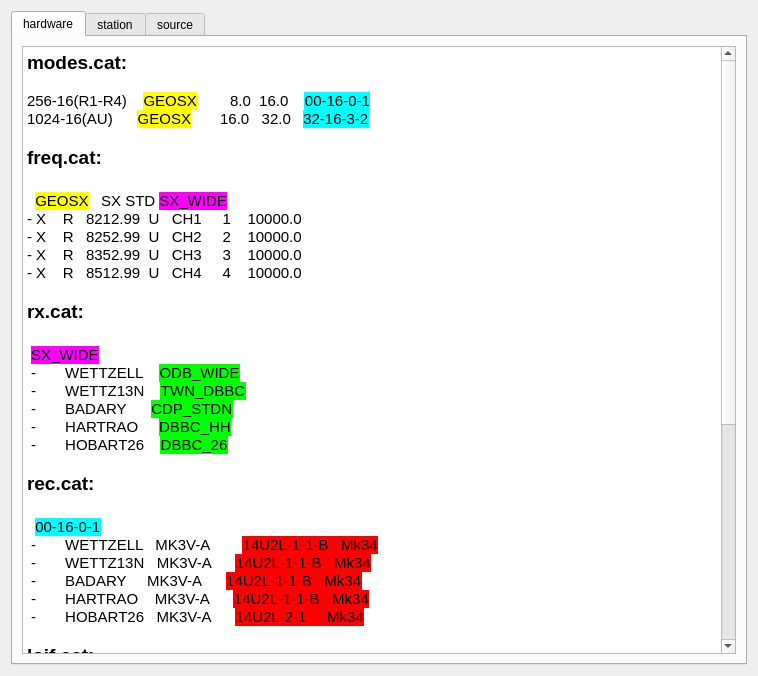
<?xml version="1.0" encoding="UTF-8"?>
<ui version="4.0">
 <class>SkedCatalogInfo</class>
 <widget class="QDialog" name="SkedCatalogInfo">
  <property name="geometry">
   <rect>
    <x>0</x>
    <y>0</y>
    <width>758</width>
    <height>676</height>
   </rect>
  </property>
  <property name="windowTitle">
   <string>Dialog</string>
  </property>
  <layout class="QVBoxLayout" name="verticalLayout_4">
   <item>
    <widget class="QTabWidget" name="tabWidget">
     <property name="currentIndex">
      <number>0</number>
     </property>
     <widget class="QWidget" name="tab">
      <attribute name="title">
       <string>hardware</string>
      </attribute>
      <layout class="QVBoxLayout" name="verticalLayout">
       <item>
        <widget class="QTextEdit" name="textEdit_2">
         <property name="styleSheet">
          <string notr="true"/>
         </property>
         <property name="readOnly">
          <bool>true</bool>
         </property>
         <property name="html">
          <string>&lt;!DOCTYPE HTML PUBLIC &quot;-//W3C//DTD HTML 4.0//EN&quot; &quot;http://www.w3.org/TR/REC-html40/strict.dtd&quot;&gt;
&lt;html&gt;&lt;head&gt;&lt;meta name=&quot;qrichtext&quot; content=&quot;1&quot; /&gt;&lt;style type=&quot;text/css&quot;&gt;
p, li { white-space: pre-wrap; }
&lt;/style&gt;&lt;/head&gt;&lt;body style=&quot; font-family:'Ubuntu'; font-size:11pt; font-weight:400; font-style:normal;&quot;&gt;
&lt;p style=&quot; margin-top:0px; margin-bottom:0px; margin-left:0px; margin-right:0px; -qt-block-indent:0; text-indent:0px;&quot;&gt;&lt;span style=&quot; font-size:14pt; font-weight:600;&quot;&gt;modes.cat:&lt;/span&gt;&lt;/p&gt;
&lt;p style=&quot;-qt-paragraph-type:empty; margin-top:0px; margin-bottom:0px; margin-left:0px; margin-right:0px; -qt-block-indent:0; text-indent:0px;&quot;&gt;&lt;br /&gt;&lt;/p&gt;
&lt;p style=&quot; margin-top:0px; margin-bottom:0px; margin-left:0px; margin-right:0px; -qt-block-indent:0; text-indent:0px;&quot;&gt;256-16(R1-R4)    &lt;span style=&quot; background-color:#ffff00;&quot;&gt;GEOSX&lt;/span&gt;        8.0  16.0    &lt;span style=&quot; background-color:#00ffff;&quot;&gt;00-16-0-1&lt;/span&gt;       &lt;/p&gt;
&lt;p style=&quot; margin-top:0px; margin-bottom:0px; margin-left:0px; margin-right:0px; -qt-block-indent:0; text-indent:0px;&quot;&gt;1024-16(AU)      &lt;span style=&quot; background-color:#ffff00;&quot;&gt;GEOSX&lt;/span&gt;       16.0   32.0   &lt;span style=&quot; background-color:#00ffff;&quot;&gt;32-16-3-2&lt;/span&gt;&lt;/p&gt;
&lt;p style=&quot;-qt-paragraph-type:empty; margin-top:0px; margin-bottom:0px; margin-left:0px; margin-right:0px; -qt-block-indent:0; text-indent:0px;&quot;&gt;&lt;br /&gt;&lt;/p&gt;
&lt;p style=&quot; margin-top:0px; margin-bottom:0px; margin-left:0px; margin-right:0px; -qt-block-indent:0; text-indent:0px;&quot;&gt;&lt;span style=&quot; font-size:14pt; font-weight:600;&quot;&gt;freq.cat:&lt;/span&gt;&lt;/p&gt;
&lt;p style=&quot;-qt-paragraph-type:empty; margin-top:0px; margin-bottom:0px; margin-left:0px; margin-right:0px; -qt-block-indent:0; text-indent:0px; font-size:14pt; font-weight:600;&quot;&gt;&lt;br /&gt;&lt;/p&gt;
&lt;p style=&quot; margin-top:0px; margin-bottom:0px; margin-left:0px; margin-right:0px; -qt-block-indent:0; text-indent:0px;&quot;&gt;  &lt;span style=&quot; background-color:#ffff00;&quot;&gt;GEOSX&lt;/span&gt;   SX STD &lt;span style=&quot; background-color:#ff00ff;&quot;&gt;SX_WIDE&lt;/span&gt;&lt;/p&gt;
&lt;p style=&quot; margin-top:0px; margin-bottom:0px; margin-left:0px; margin-right:0px; -qt-block-indent:0; text-indent:0px;&quot;&gt;- X    R   8212.99  U   CH1     1    10000.0&lt;/p&gt;
&lt;p style=&quot; margin-top:0px; margin-bottom:0px; margin-left:0px; margin-right:0px; -qt-block-indent:0; text-indent:0px;&quot;&gt;- X    R   8252.99  U   CH2     2    10000.0&lt;/p&gt;
&lt;p style=&quot; margin-top:0px; margin-bottom:0px; margin-left:0px; margin-right:0px; -qt-block-indent:0; text-indent:0px;&quot;&gt;- X    R   8352.99  U   CH3     3    10000.0&lt;/p&gt;
&lt;p style=&quot; margin-top:0px; margin-bottom:0px; margin-left:0px; margin-right:0px; -qt-block-indent:0; text-indent:0px;&quot;&gt;- X    R   8512.99  U   CH4     4    10000.0&lt;/p&gt;
&lt;p style=&quot;-qt-paragraph-type:empty; margin-top:0px; margin-bottom:0px; margin-left:0px; margin-right:0px; -qt-block-indent:0; text-indent:0px;&quot;&gt;&lt;br /&gt;&lt;/p&gt;
&lt;p style=&quot; margin-top:0px; margin-bottom:0px; margin-left:0px; margin-right:0px; -qt-block-indent:0; text-indent:0px;&quot;&gt;&lt;span style=&quot; font-size:14pt; font-weight:600;&quot;&gt;rx.cat:&lt;/span&gt;&lt;/p&gt;
&lt;p style=&quot;-qt-paragraph-type:empty; margin-top:0px; margin-bottom:0px; margin-left:0px; margin-right:0px; -qt-block-indent:0; text-indent:0px; font-size:14pt; font-weight:600;&quot;&gt;&lt;br /&gt;&lt;/p&gt;
&lt;p style=&quot; margin-top:0px; margin-bottom:0px; margin-left:0px; margin-right:0px; -qt-block-indent:0; text-indent:0px;&quot;&gt; &lt;span style=&quot; background-color:#ff00ff;&quot;&gt;SX_WIDE&lt;/span&gt;&lt;/p&gt;
&lt;p style=&quot; margin-top:0px; margin-bottom:0px; margin-left:0px; margin-right:0px; -qt-block-indent:0; text-indent:0px;&quot;&gt; -       WETTZELL    &lt;span style=&quot; background-color:#00ff00;&quot;&gt;ODB_WIDE&lt;/span&gt;&lt;/p&gt;
&lt;p style=&quot; margin-top:0px; margin-bottom:0px; margin-left:0px; margin-right:0px; -qt-block-indent:0; text-indent:0px;&quot;&gt; -       WETTZ13N    &lt;span style=&quot; background-color:#00ff00;&quot;&gt;TWN_DBBC&lt;/span&gt;&lt;/p&gt;
&lt;p style=&quot; margin-top:0px; margin-bottom:0px; margin-left:0px; margin-right:0px; -qt-block-indent:0; text-indent:0px;&quot;&gt; -       BADARY      &lt;span style=&quot; background-color:#00ff00;&quot;&gt;CDP_STDN&lt;/span&gt;&lt;/p&gt;
&lt;p style=&quot; margin-top:0px; margin-bottom:0px; margin-left:0px; margin-right:0px; -qt-block-indent:0; text-indent:0px;&quot;&gt; -       HARTRAO     &lt;span style=&quot; background-color:#00ff00;&quot;&gt;DBBC_HH&lt;/span&gt;&lt;/p&gt;
&lt;p style=&quot; margin-top:0px; margin-bottom:0px; margin-left:0px; margin-right:0px; -qt-block-indent:0; text-indent:0px;&quot;&gt; -       HOBART26    &lt;span style=&quot; background-color:#00ff00;&quot;&gt;DBBC_26&lt;/span&gt;&lt;/p&gt;
&lt;p style=&quot;-qt-paragraph-type:empty; margin-top:0px; margin-bottom:0px; margin-left:0px; margin-right:0px; -qt-block-indent:0; text-indent:0px;&quot;&gt;&lt;br /&gt;&lt;/p&gt;
&lt;p style=&quot; margin-top:0px; margin-bottom:0px; margin-left:0px; margin-right:0px; -qt-block-indent:0; text-indent:0px;&quot;&gt;&lt;span style=&quot; font-size:14pt; font-weight:600;&quot;&gt;rec.cat:&lt;/span&gt;&lt;/p&gt;
&lt;p style=&quot;-qt-paragraph-type:empty; margin-top:0px; margin-bottom:0px; margin-left:0px; margin-right:0px; -qt-block-indent:0; text-indent:0px; font-size:14pt; font-weight:600;&quot;&gt;&lt;br /&gt;&lt;/p&gt;
&lt;p style=&quot; margin-top:0px; margin-bottom:0px; margin-left:0px; margin-right:0px; -qt-block-indent:0; text-indent:0px;&quot;&gt;&lt;span style=&quot; font-weight:600;&quot;&gt; &lt;/span&gt; &lt;span style=&quot; background-color:#00ffff;&quot;&gt;00-16-0-1&lt;/span&gt;&lt;/p&gt;
&lt;p style=&quot; margin-top:0px; margin-bottom:0px; margin-left:0px; margin-right:0px; -qt-block-indent:0; text-indent:0px;&quot;&gt; -       WETTZELL   MK3V-A        &lt;span style=&quot; background-color:#ff0000;&quot;&gt;14U2L-1-1-B   Mk34&lt;/span&gt;  &lt;/p&gt;
&lt;p style=&quot; margin-top:0px; margin-bottom:0px; margin-left:0px; margin-right:0px; -qt-block-indent:0; text-indent:0px;&quot;&gt; -       WETTZ13N   MK3V-A      &lt;span style=&quot; background-color:#ff0000;&quot;&gt;14U2L-1-1-B   Mk34&lt;/span&gt;  &lt;/p&gt;
&lt;p style=&quot; margin-top:0px; margin-bottom:0px; margin-left:0px; margin-right:0px; -qt-block-indent:0; text-indent:0px;&quot;&gt; -       BADARY     MK3V-A      &lt;span style=&quot; background-color:#ff0000;&quot;&gt;14U2L-1-1-B   Mk34&lt;/span&gt;  &lt;/p&gt;
&lt;p style=&quot; margin-top:0px; margin-bottom:0px; margin-left:0px; margin-right:0px; -qt-block-indent:0; text-indent:0px;&quot;&gt; -       HARTRAO    MK3V-A      &lt;span style=&quot; background-color:#ff0000;&quot;&gt;14U2L-1-1-B   Mk34&lt;/span&gt;  &lt;/p&gt;
&lt;p style=&quot; margin-top:0px; margin-bottom:0px; margin-left:0px; margin-right:0px; -qt-block-indent:0; text-indent:0px;&quot;&gt; -       HOBART26   MK3V-A      &lt;span style=&quot; background-color:#ff0000;&quot;&gt;14U2L-2-1     Mk34&lt;/span&gt;&lt;/p&gt;
&lt;p style=&quot;-qt-paragraph-type:empty; margin-top:0px; margin-bottom:0px; margin-left:0px; margin-right:0px; -qt-block-indent:0; text-indent:0px;&quot;&gt;&lt;br /&gt;&lt;/p&gt;
&lt;p style=&quot; margin-top:0px; margin-bottom:0px; margin-left:0px; margin-right:0px; -qt-block-indent:0; text-indent:0px;&quot;&gt;&lt;span style=&quot; font-size:14pt; font-weight:600;&quot;&gt;loif.cat:&lt;/span&gt;&lt;/p&gt;
&lt;p style=&quot;-qt-paragraph-type:empty; margin-top:0px; margin-bottom:0px; margin-left:0px; margin-right:0px; -qt-block-indent:0; text-indent:0px; font-size:14pt; font-weight:600;&quot;&gt;&lt;br /&gt;&lt;/p&gt;
&lt;p style=&quot; margin-top:0px; margin-bottom:0px; margin-left:0px; margin-right:0px; -qt-block-indent:0; text-indent:0px;&quot;&gt;  &lt;span style=&quot; background-color:#00ff00;&quot;&gt;TWN_DBBC&lt;/span&gt;&lt;/p&gt;
&lt;p style=&quot; margin-top:0px; margin-bottom:0px; margin-left:0px; margin-right:0px; -qt-block-indent:0; text-indent:0px;&quot;&gt; -   1  A1    X   7580  U&lt;/p&gt;
&lt;p style=&quot; margin-top:0px; margin-bottom:0px; margin-left:0px; margin-right:0px; -qt-block-indent:0; text-indent:0px;&quot;&gt; -   2  A1    X   7580  U&lt;/p&gt;
&lt;p style=&quot; margin-top:0px; margin-bottom:0px; margin-left:0px; margin-right:0px; -qt-block-indent:0; text-indent:0px;&quot;&gt; -   3  A1    X   7580  U&lt;/p&gt;
&lt;p style=&quot; margin-top:0px; margin-bottom:0px; margin-left:0px; margin-right:0px; -qt-block-indent:0; text-indent:0px;&quot;&gt; -   4  A1    X   7580  U&lt;/p&gt;
&lt;p style=&quot; margin-top:0px; margin-bottom:0px; margin-left:0px; margin-right:0px; -qt-block-indent:0; text-indent:0px;&quot;&gt; -   5  B1    X   7580  U&lt;/p&gt;
&lt;p style=&quot; margin-top:0px; margin-bottom:0px; margin-left:0px; margin-right:0px; -qt-block-indent:0; text-indent:0px;&quot;&gt; -   6  B1    X   7580  U&lt;/p&gt;
&lt;p style=&quot;-qt-paragraph-type:empty; margin-top:0px; margin-bottom:0px; margin-left:0px; margin-right:0px; -qt-block-indent:0; text-indent:0px;&quot;&gt;&lt;br /&gt;&lt;/p&gt;
&lt;p style=&quot; margin-top:0px; margin-bottom:0px; margin-left:0px; margin-right:0px; -qt-block-indent:0; text-indent:0px;&quot;&gt;&lt;span style=&quot; font-size:14pt; font-weight:600;&quot;&gt;tracks.cat:&lt;/span&gt;&lt;/p&gt;
&lt;p style=&quot;-qt-paragraph-type:empty; margin-top:0px; margin-bottom:0px; margin-left:0px; margin-right:0px; -qt-block-indent:0; text-indent:0px; font-size:14pt; font-weight:600;&quot;&gt;&lt;br /&gt;&lt;/p&gt;
&lt;p style=&quot; margin-top:0px; margin-bottom:0px; margin-left:0px; margin-right:0px; -qt-block-indent:0; text-indent:0px;&quot;&gt; &lt;span style=&quot; background-color:#ff0000;&quot;&gt;14U2L-1-1-B &lt;/span&gt;  1   1&lt;/p&gt;
&lt;p style=&quot; margin-top:0px; margin-bottom:0px; margin-left:0px; margin-right:0px; -qt-block-indent:0; text-indent:0px;&quot;&gt; -    1 1(-1,7) &lt;/p&gt;
&lt;p style=&quot; margin-top:0px; margin-bottom:0px; margin-left:0px; margin-right:0px; -qt-block-indent:0; text-indent:0px;&quot;&gt; -    2 1(0)  &lt;/p&gt;
&lt;p style=&quot; margin-top:0px; margin-bottom:0px; margin-left:0px; margin-right:0px; -qt-block-indent:0; text-indent:0px;&quot;&gt; -    3 1(1)&lt;/p&gt;
&lt;p style=&quot; margin-top:0px; margin-bottom:0px; margin-left:0px; margin-right:0px; -qt-block-indent:0; text-indent:0px;&quot;&gt; -    4 1(2) &lt;/p&gt;
&lt;p style=&quot; margin-top:0px; margin-bottom:0px; margin-left:0px; margin-right:0px; -qt-block-indent:0; text-indent:0px;&quot;&gt; -    5 1(3) &lt;/p&gt;
&lt;p style=&quot; margin-top:0px; margin-bottom:0px; margin-left:0px; margin-right:0px; -qt-block-indent:0; text-indent:0px;&quot;&gt; -    6 1(4) &lt;/p&gt;&lt;/body&gt;&lt;/html&gt;</string>
         </property>
        </widget>
       </item>
      </layout>
     </widget>
     <widget class="QWidget" name="tab_2">
      <attribute name="title">
       <string>station</string>
      </attribute>
      <layout class="QVBoxLayout" name="verticalLayout_2">
       <item>
        <widget class="QTextEdit" name="textEdit_3">
         <property name="readOnly">
          <bool>true</bool>
         </property>
         <property name="html">
          <string>&lt;!DOCTYPE HTML PUBLIC &quot;-//W3C//DTD HTML 4.0//EN&quot; &quot;http://www.w3.org/TR/REC-html40/strict.dtd&quot;&gt;
&lt;html&gt;&lt;head&gt;&lt;meta name=&quot;qrichtext&quot; content=&quot;1&quot; /&gt;&lt;style type=&quot;text/css&quot;&gt;
p, li { white-space: pre-wrap; }
&lt;/style&gt;&lt;/head&gt;&lt;body style=&quot; font-family:'Ubuntu'; font-size:11pt; font-weight:400; font-style:normal;&quot;&gt;
&lt;p style=&quot; margin-top:0px; margin-bottom:0px; margin-left:0px; margin-right:0px; -qt-block-indent:0; text-indent:0px;&quot;&gt;&lt;span style=&quot; font-size:14pt; font-weight:600;&quot;&gt;antenna.cat:&lt;/span&gt;&lt;/p&gt;
&lt;p style=&quot;-qt-paragraph-type:empty; margin-top:0px; margin-bottom:0px; margin-left:0px; margin-right:0px; -qt-block-indent:0; text-indent:0px; font-size:14pt; font-weight:600;&quot;&gt;&lt;br /&gt;&lt;/p&gt;
&lt;p style=&quot; margin-top:0px; margin-bottom:0px; margin-left:0px; margin-right:0px; -qt-block-indent:0; text-indent:0px;&quot;&gt; V WETTZELL AZEL   0.00000 180.0   0  251.5  831.0   90.0   0   5.0  89.0  20.0 &lt;span style=&quot; background-color:#ffff00;&quot;&gt;Wz&lt;/span&gt; &lt;span style=&quot; background-color:#ff00ff;&quot;&gt;33&lt;/span&gt;  &lt;span style=&quot; background-color:#00ffff;&quot;&gt;Wz&lt;/span&gt;&lt;/p&gt;
&lt;p style=&quot; margin-top:0px; margin-bottom:0px; margin-left:0px; margin-right:0px; -qt-block-indent:0; text-indent:0px;&quot;&gt; N WETTZ13N AZEL   0.00000 720.0   0  -90.0  450.0  360.0   0   5.0  90.0  13.2 &lt;span style=&quot; background-color:#ffff00;&quot;&gt;Wn&lt;/span&gt; &lt;span style=&quot; background-color:#ff00ff;&quot;&gt;Wn&lt;/span&gt;  &lt;span style=&quot; background-color:#00ffff;&quot;&gt;Wn&lt;/span&gt; &lt;/p&gt;
&lt;p style=&quot;-qt-paragraph-type:empty; margin-top:0px; margin-bottom:0px; margin-left:0px; margin-right:0px; -qt-block-indent:0; text-indent:0px;&quot;&gt;&lt;br /&gt;&lt;/p&gt;
&lt;p style=&quot; margin-top:0px; margin-bottom:0px; margin-left:0px; margin-right:0px; -qt-block-indent:0; text-indent:0px;&quot;&gt;&lt;span style=&quot; font-size:14pt; font-weight:600;&quot;&gt;position.cat&lt;/span&gt;&lt;/p&gt;
&lt;p style=&quot;-qt-paragraph-type:empty; margin-top:0px; margin-bottom:0px; margin-left:0px; margin-right:0px; -qt-block-indent:0; text-indent:0px; font-size:14pt; font-weight:600;&quot;&gt;&lt;br /&gt;&lt;/p&gt;
&lt;p style=&quot; margin-top:0px; margin-bottom:0px; margin-left:0px; margin-right:0px; -qt-block-indent:0; text-indent:0px;&quot;&gt; &lt;span style=&quot; background-color:#ffff00;&quot;&gt;Wz&lt;/span&gt; WETTZELL   4075539.89941    931735.27025   4801629.35185   72247801   347.12   49.15 GLB1069&lt;/p&gt;
&lt;p style=&quot; margin-top:0px; margin-bottom:0px; margin-left:0px; margin-right:0px; -qt-block-indent:0; text-indent:0px;&quot;&gt; &lt;span style=&quot; background-color:#ffff00;&quot;&gt;Wn&lt;/span&gt; WETTZ13N   4075627.78800    931774.12800   4801552.27700   73870000   347.12   49.15 per Sebastian Halsig&lt;/p&gt;
&lt;p style=&quot;-qt-paragraph-type:empty; margin-top:0px; margin-bottom:0px; margin-left:0px; margin-right:0px; -qt-block-indent:0; text-indent:0px;&quot;&gt;&lt;br /&gt;&lt;/p&gt;
&lt;p style=&quot; margin-top:0px; margin-bottom:0px; margin-left:0px; margin-right:0px; -qt-block-indent:0; text-indent:0px;&quot;&gt;&lt;span style=&quot; font-size:14pt; font-weight:600;&quot;&gt;equip.cat&lt;/span&gt;&lt;/p&gt;
&lt;p style=&quot;-qt-paragraph-type:empty; margin-top:0px; margin-bottom:0px; margin-left:0px; margin-right:0px; -qt-block-indent:0; text-indent:0px; font-size:14pt; font-weight:600;&quot;&gt;&lt;br /&gt;&lt;/p&gt;
&lt;p style=&quot; margin-top:0px; margin-bottom:0px; margin-left:0px; margin-right:0px; -qt-block-indent:0; text-indent:0px;&quot;&gt; WETTZ13N   &lt;span style=&quot; background-color:#ff00ff;&quot;&gt;Wn&lt;/span&gt;  WETTZ13N  2x56000  17640  X  1400   S  1050 DBBC MARK5B&lt;/p&gt;
&lt;p style=&quot; margin-top:0px; margin-bottom:0px; margin-left:0px; margin-right:0px; -qt-block-indent:0; text-indent:0px;&quot;&gt; WETTZELL   &lt;span style=&quot; background-color:#ff00ff;&quot;&gt;33&lt;/span&gt;  WETTZELL  2x56000 17640   X   750   S  1115 S 1.0 0.934 0.0660 X 1.0 0.948 0.0516 DBBC  MARK5B&lt;/p&gt;
&lt;p style=&quot;-qt-paragraph-type:empty; margin-top:0px; margin-bottom:0px; margin-left:0px; margin-right:0px; -qt-block-indent:0; text-indent:0px;&quot;&gt;&lt;br /&gt;&lt;/p&gt;
&lt;p style=&quot; margin-top:0px; margin-bottom:0px; margin-left:0px; margin-right:0px; -qt-block-indent:0; text-indent:0px;&quot;&gt;&lt;span style=&quot; font-size:14pt; font-weight:600;&quot;&gt;mask.cat&lt;/span&gt;&lt;/p&gt;
&lt;p style=&quot;-qt-paragraph-type:empty; margin-top:0px; margin-bottom:0px; margin-left:0px; margin-right:0px; -qt-block-indent:0; text-indent:0px; font-size:14pt; font-weight:600;&quot;&gt;&lt;br /&gt;&lt;/p&gt;
&lt;p style=&quot; margin-top:0px; margin-bottom:0px; margin-left:0px; margin-right:0px; -qt-block-indent:0; text-indent:0px;&quot;&gt; H  WETTZELL &lt;span style=&quot; background-color:#00ffff;&quot;&gt;Wz&lt;/span&gt;   0 5 360 &lt;/p&gt;
&lt;p style=&quot; margin-top:0px; margin-bottom:0px; margin-left:0px; margin-right:0px; -qt-block-indent:0; text-indent:0px;&quot;&gt; H  WETTZ13N &lt;span style=&quot; background-color:#00ffff;&quot;&gt;Wn&lt;/span&gt;   0     5     360 &lt;/p&gt;&lt;/body&gt;&lt;/html&gt;</string>
         </property>
        </widget>
       </item>
      </layout>
     </widget>
     <widget class="QWidget" name="tab_3">
      <attribute name="title">
       <string>source</string>
      </attribute>
      <layout class="QVBoxLayout" name="verticalLayout_3">
       <item>
        <widget class="QTextEdit" name="textEdit_4">
         <property name="readOnly">
          <bool>true</bool>
         </property>
         <property name="html">
          <string>&lt;!DOCTYPE HTML PUBLIC &quot;-//W3C//DTD HTML 4.0//EN&quot; &quot;http://www.w3.org/TR/REC-html40/strict.dtd&quot;&gt;
&lt;html&gt;&lt;head&gt;&lt;meta name=&quot;qrichtext&quot; content=&quot;1&quot; /&gt;&lt;style type=&quot;text/css&quot;&gt;
p, li { white-space: pre-wrap; }
&lt;/style&gt;&lt;/head&gt;&lt;body style=&quot; font-family:'Ubuntu'; font-size:11pt; font-weight:400; font-style:normal;&quot;&gt;
&lt;p style=&quot; margin-top:0px; margin-bottom:0px; margin-left:0px; margin-right:0px; -qt-block-indent:0; text-indent:0px;&quot;&gt;&lt;span style=&quot; font-size:14pt; font-weight:600;&quot;&gt;source.cat&lt;/span&gt;&lt;/p&gt;
&lt;p style=&quot;-qt-paragraph-type:empty; margin-top:0px; margin-bottom:0px; margin-left:0px; margin-right:0px; -qt-block-indent:0; text-indent:0px; font-size:14pt; font-weight:600;&quot;&gt;&lt;br /&gt;&lt;/p&gt;
&lt;p style=&quot; margin-top:0px; margin-bottom:0px; margin-left:0px; margin-right:0px; -qt-block-indent:0; text-indent:0px;&quot;&gt; &lt;span style=&quot; background-color:#ffff00;&quot;&gt;0002-478&lt;/span&gt; $         00 04 35.655504     -47 36 19.60379 2000.0 0.0  ICRF2 def &lt;/p&gt;
&lt;p style=&quot; margin-top:0px; margin-bottom:0px; margin-left:0px; margin-right:0px; -qt-block-indent:0; text-indent:0px;&quot;&gt; &lt;span style=&quot; background-color:#ffff00;&quot;&gt;0059+581&lt;/span&gt; $         01 02 45.762382     +58 24 11.13660 2000.0 0.0  ICRF2 def &lt;/p&gt;
&lt;p style=&quot;-qt-paragraph-type:empty; margin-top:0px; margin-bottom:0px; margin-left:0px; margin-right:0px; -qt-block-indent:0; text-indent:0px;&quot;&gt;&lt;br /&gt;&lt;/p&gt;
&lt;p style=&quot; margin-top:0px; margin-bottom:0px; margin-left:0px; margin-right:0px; -qt-block-indent:0; text-indent:0px;&quot;&gt;&lt;span style=&quot; font-size:14pt; font-weight:600;&quot;&gt;flux.cat&lt;/span&gt;&lt;/p&gt;
&lt;p style=&quot;-qt-paragraph-type:empty; margin-top:0px; margin-bottom:0px; margin-left:0px; margin-right:0px; -qt-block-indent:0; text-indent:0px; font-size:14pt; font-weight:600;&quot;&gt;&lt;br /&gt;&lt;/p&gt;
&lt;p style=&quot; margin-top:0px; margin-bottom:0px; margin-left:0px; margin-right:0px; -qt-block-indent:0; text-indent:0px;&quot;&gt;&lt;span style=&quot; background-color:#ffff00;&quot;&gt;0002-478&lt;/span&gt; S B 0.0  0.28 14000.0 &lt;/p&gt;
&lt;p style=&quot; margin-top:0px; margin-bottom:0px; margin-left:0px; margin-right:0px; -qt-block-indent:0; text-indent:0px;&quot;&gt;&lt;span style=&quot; background-color:#ffff00;&quot;&gt;0002-478&lt;/span&gt; X B 0.0  0.23 14000.0 &lt;/p&gt;
&lt;p style=&quot; margin-top:0px; margin-bottom:0px; margin-left:0px; margin-right:0px; -qt-block-indent:0; text-indent:0px;&quot;&gt;&lt;span style=&quot; background-color:#ffff00;&quot;&gt;0059+581&lt;/span&gt;  X    M   2.50  0.30  1.00   0.  0.0  0.0 &lt;/p&gt;
&lt;p style=&quot; margin-top:0px; margin-bottom:0px; margin-left:0px; margin-right:0px; -qt-block-indent:0; text-indent:0px;&quot;&gt;&lt;span style=&quot; background-color:#ffff00;&quot;&gt;0059+581&lt;/span&gt;  S    M   2.32  1.50  1.00   0.  0.0  0.0 &lt;/p&gt;
&lt;p style=&quot;-qt-paragraph-type:empty; margin-top:0px; margin-bottom:0px; margin-left:0px; margin-right:0px; -qt-block-indent:0; text-indent:0px;&quot;&gt;&lt;br /&gt;&lt;/p&gt;
&lt;p style=&quot;-qt-paragraph-type:empty; margin-top:0px; margin-bottom:0px; margin-left:0px; margin-right:0px; -qt-block-indent:0; text-indent:0px;&quot;&gt;&lt;br /&gt;&lt;/p&gt;&lt;/body&gt;&lt;/html&gt;</string>
         </property>
        </widget>
       </item>
      </layout>
     </widget>
    </widget>
   </item>
  </layout>
 </widget>
 <resources/>
 <connections/>
</ui>
